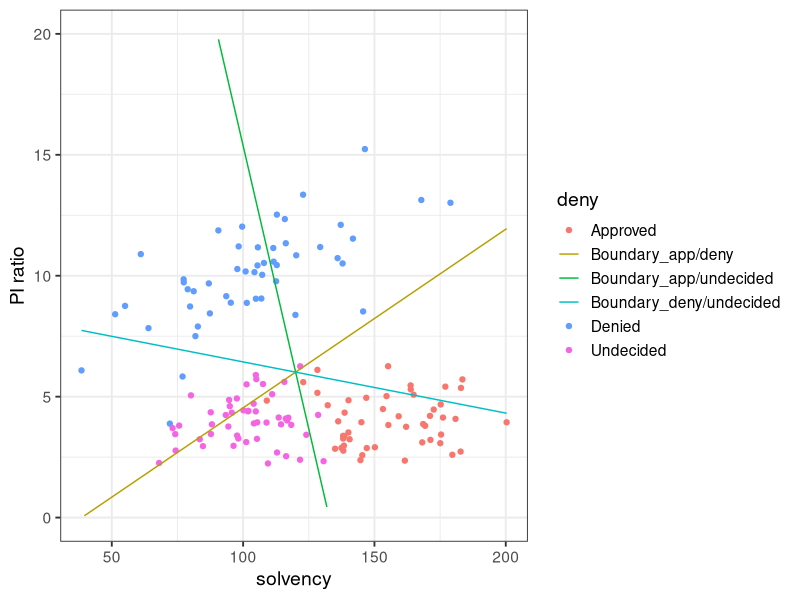

This chart was generated by the following R code:
library(ggplot2)
library(mvtnorm)
# create small wrapper functions
sigmaXY <- function(rho, sdX, sdY) {
  covTerm <- rho * sdX * sdY
  VCmatrix <- matrix(c(sdX^2, covTerm, covTerm, sdY^2), 
                     2, 2, byrow = TRUE)
  return(VCmatrix)
}

genBVN <- function(n = 1, seed = NA, muXY=c(0,1), sigmaXY=diag(2)) {
  if(!is.na(seed)) set.seed(seed)
  rdraws <- rmvnorm(n, mean = muXY, sigma = sigmaXY)
  return(rdraws)
}



loanData <- function(noApproved, noDenied, noUndecided, muApproved, muDenied, muUndecided, sdApproved, 
                     sdDenied, sdUndecided, rhoApproved, rhoDenied, rhoUndecided, seed=1111) {
  sigmaApproved <- sigmaXY(rho=rhoApproved, sdX=sdApproved[1], sdY=sdApproved[2])
  sigmaDenied <- sigmaXY(rho=rhoDenied, sdX=sdDenied[1], sdY=sdDenied[2])
  sigmaUndecided <- sigmaXY(rho=rhoUndecided, sdX=sdUndecided[1], sdY=sdUndecided[2])
  approved <- genBVN(noApproved, muApproved, sigmaApproved, seed = seed)
  denied <- genBVN(noDenied, muDenied, sigmaDenied, seed = seed+1)
  undecided <- genBVN(noUndecided, muUndecided, sigmaUndecided, seed=seed + 2)
  loanDf <- as.data.frame(rbind(approved,denied,undecided))
  deny <- c(rep("Approved", noApproved), rep("Denied", noDenied), rep("Undecided", noUndecided))
  target <- c(rep(0, noApproved), rep(1, noDenied), rep(2,noUndecided))
  target1 <- c(rep(1,noApproved), rep(0,noDenied+noUndecided))   ##creating the three "fake" targets
  target2 <- c(rep(0,noApproved), rep(1,noDenied), rep(0,noUndecided))
  target3 <- c(rep(0, noApproved + noDenied), rep(1, noUndecided)) 
  loanDf <- data.frame(loanDf, deny, target, target1, target2, target3)
  colnames(loanDf) <- c("PIratio", "solvency", "deny", "target", "target1", "target2", "target3")
  return(loanDf)
}


# generating some data
loanDf <- loanData(noApproved=50, noDenied=50, noUndecided=50, c(4, 150), c(10, 100), c(4,100),  
                   c(1,20), c(2,30), c(1,15), -0.1, 0.6, 0.2, 1221)

write.csv(loanDf, "predictions.csv")

#For computing the decision boundaries we have to run three different regressions on the three different targets
datafit1 <- lm(target1 ~ solvency + PIratio +1, data=loanDf)
weights1 <- coef(datafit1)[c("solvency","PIratio")]
bias1 <- coef(datafit1)[1]
  
datafit2 <- lm(target2 ~ solvency + PIratio +1, data=loanDf)
weights2 <- coef(datafit2)[c("solvency","PIratio")]
bias2 <- coef(datafit2)[1]
  
datafit3 <- lm(target3 ~ solvency + PIratio +1, data=loanDf)
weights3 <- coef(datafit3)[c("solvency","PIratio")]
bias3 <- coef(datafit3)[1]
  

#computing the decision boundaries
x <- seq(min(loanDf["solvency"]), max(loanDf["solvency"]), 
         length.out = nrow(loanDf))
y12 <- ((weights1[1] - weights2[1])/(weights2[2] - weights1[2])) * x + (bias1 - bias2)/(weights2[2] - weights1[2])
boundary_12 <-   data.frame(solvency=x, PIratio=y12, 
                            deny=rep("Boundary_app/deny", length(x)))  ##Boundary between Approved and Denied

y13 <-  ((weights1[1] - weights3[1])/(weights3[2] - weights1[2])) * x + (bias1 - bias3)/(weights3[2] - weights1[2])

boundary_13 <- data.frame(solvency=x, PIratio=y13, 
                          deny=rep("Boundary_app/undecided", length(x))) ##Boundary between Approved and Undecided

y23 <- ((weights2[1] - weights3[1])/(weights3[2] - weights2[2])) * x + (bias2 - bias3)/(weights3[2] - weights2[2])

boundary_23 <- data.frame(solvency=x, PIratio=y23, 
                          deny=rep("Boundary_deny/undecided", length(x))) ##Boundary between Denied and Undecided


##plotting the results
pdf("discFunction3C.pdf", width=8, height=4.5)
ggplot(data = loanDf, aes(x = solvency, y = PIratio, 
                          colour=deny, fill=deny)) + 
  geom_point() +
  xlab("solvency") +
  ylab("PI ratio") +
  theme_bw(base_size = 14, base_family = "Helvetica") + 
  geom_line(data=boundary_12) + 
  geom_line(data=boundary_13) + 
  geom_line(data=boundary_23) +
  ylim(-0,20)
dev.off()

